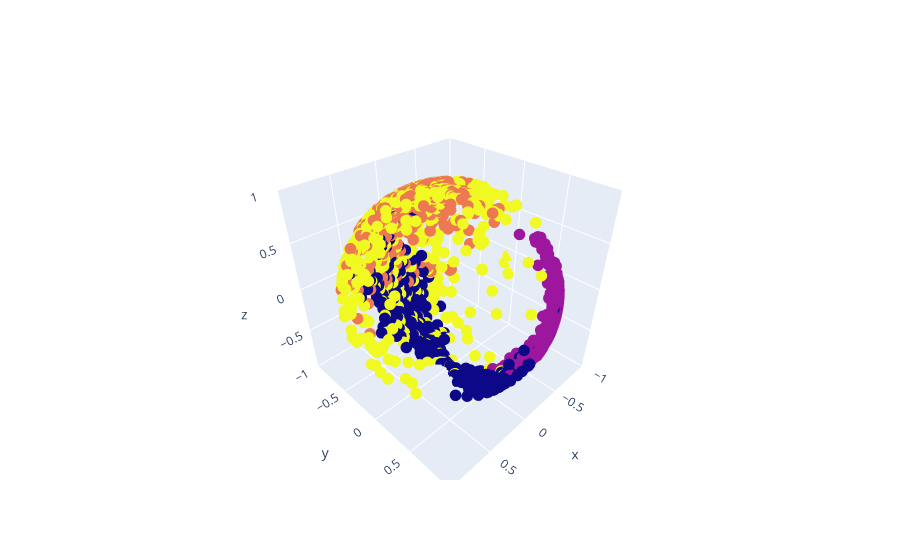

Notebook source saved alongside this figure:
### Code cell
coords = samplesCartesian[:,0:3]
target = samplesCartesian[:,3]


coords, target = genSynthDataS1(Nclasses = 3, Nsamples = 100, plotCartesian = False)

import plotly.express as px
from plotly import graph_objects as go

fig = go.Figure()
fig.add_trace((go.Scatter3d(
    x=samplesCartesian[:,0], 
    y= samplesCartesian[:,1], 
    z= samplesCartesian[:,2], #np.zeros(np.shape(coords)[0]),
    mode="markers",
    marker = dict(color = samplesCartesian[:,3], 
                  size = 4)
)))

fig.update_layout(scene_aspectmode='manual',
                  scene_aspectratio=dict(x=1, y=1, z=1),
                  scene_xaxis=dict(range = (-1, 1)),
                  scene_yaxis=dict(range = (-1, 1)),
                  scene_zaxis=dict(range = (-1, 1)))
fig

### Figure 1 — Plotly figure (JSON) as saved in the notebook; plotly's stock layout.template omitted (floating-point values rounded to 4 significant figures; data arrays with more than 128 entries replaced by an {"elided": "..."} marker saying what was removed)
{"data": [{"marker": {"color": {"elided": "2000 int values"}, "size": 4}, "mode": "markers", "type": "scatter3d", "x": {"elided": "2000 float values"}, "y": {"elided": "2000 float values"}, "z": {"elided": "2000 float values"}}], "layout": {"scene": {"aspectmode": "manual", "aspectratio": {"x": 1, "y": 1, "z": 1}, "xaxis": {"range": [-1, 1]}, "yaxis": {"range": [-1, 1]}, "zaxis": {"range": [-1, 1]}}}}
